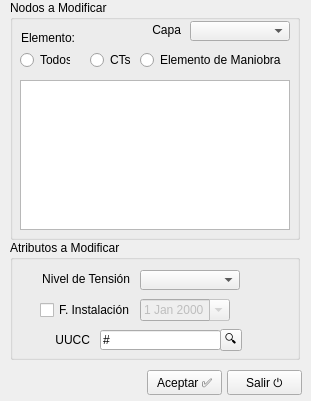
<?xml version="1.0" encoding="UTF-8"?>
<ui version="4.0">
 <class>Form</class>
 <widget class="QWidget" name="Form">
  <property name="windowModality">
   <enum>Qt::ApplicationModal</enum>
  </property>
  <property name="geometry">
   <rect>
    <x>0</x>
    <y>0</y>
    <width>311</width>
    <height>401</height>
   </rect>
  </property>
  <property name="windowTitle">
   <string>Actualizar Datos</string>
  </property>
  <property name="inputMethodHints">
   <set>Qt::ImhNone</set>
  </property>
  <widget class="QPushButton" name="cmdAceptar">
   <property name="geometry">
    <rect>
     <x>147</x>
     <y>370</y>
     <width>75</width>
     <height>25</height>
    </rect>
   </property>
   <property name="text">
    <string>Aceptar ✅</string>
   </property>
   <property name="shortcut">
    <string>Return</string>
   </property>
  </widget>
  <widget class="QLabel" name="lblSubzona">
   <property name="geometry">
    <rect>
     <x>330</x>
     <y>342</y>
     <width>91</width>
     <height>20</height>
    </rect>
   </property>
   <property name="frameShape">
    <enum>QFrame::NoFrame</enum>
   </property>
   <property name="text">
    <string/>
   </property>
   <property name="alignment">
    <set>Qt::AlignLeading|Qt::AlignLeft|Qt::AlignVCenter</set>
   </property>
  </widget>
  <widget class="QPushButton" name="cmdSalir">
   <property name="geometry">
    <rect>
     <x>227</x>
     <y>370</y>
     <width>75</width>
     <height>25</height>
    </rect>
   </property>
   <property name="text">
    <string>Salir ⏻</string>
   </property>
   <property name="shortcut">
    <string>Esc</string>
   </property>
  </widget>
  <widget class="QGroupBox" name="groupBox">
   <property name="geometry">
    <rect>
     <x>10</x>
     <y>0</y>
     <width>290</width>
     <height>240</height>
    </rect>
   </property>
   <property name="title">
    <string>Nodos a Modificar</string>
   </property>
   <widget class="QComboBox" name="cmbCapa">
    <property name="geometry">
     <rect>
      <x>180</x>
      <y>21</y>
      <width>100</width>
      <height>20</height>
     </rect>
    </property>
   </widget>
   <widget class="QLabel" name="label_5">
    <property name="geometry">
     <rect>
      <x>140</x>
      <y>20</y>
      <width>31</width>
      <height>20</height>
     </rect>
    </property>
    <property name="text">
     <string>Capa</string>
    </property>
    <property name="alignment">
     <set>Qt::AlignRight|Qt::AlignTrailing|Qt::AlignVCenter</set>
    </property>
   </widget>
   <widget class="QLabel" name="label_6">
    <property name="geometry">
     <rect>
      <x>5</x>
      <y>30</y>
      <width>60</width>
      <height>16</height>
     </rect>
    </property>
    <property name="text">
     <string>Elemento:</string>
    </property>
    <property name="alignment">
     <set>Qt::AlignRight|Qt::AlignTrailing|Qt::AlignVCenter</set>
    </property>
   </widget>
   <widget class="QListWidget" name="liwElementos">
    <property name="geometry">
     <rect>
      <x>10</x>
      <y>80</y>
      <width>270</width>
      <height>150</height>
     </rect>
    </property>
   </widget>
   <widget class="QRadioButton" name="rbtCt">
    <property name="geometry">
     <rect>
      <x>80</x>
      <y>50</y>
      <width>40</width>
      <height>20</height>
     </rect>
    </property>
    <property name="text">
     <string>CTs</string>
    </property>
   </widget>
   <widget class="QRadioButton" name="rbtSeccionador">
    <property name="geometry">
     <rect>
      <x>130</x>
      <y>50</y>
      <width>150</width>
      <height>20</height>
     </rect>
    </property>
    <property name="text">
     <string>Elemento de Maniobra</string>
    </property>
   </widget>
   <widget class="QRadioButton" name="rbtTodos">
    <property name="geometry">
     <rect>
      <x>10</x>
      <y>50</y>
      <width>50</width>
      <height>20</height>
     </rect>
    </property>
    <property name="text">
     <string>Todos</string>
    </property>
   </widget>
  </widget>
  <widget class="QGroupBox" name="groupBox_2">
   <property name="geometry">
    <rect>
     <x>10</x>
     <y>240</y>
     <width>290</width>
     <height>120</height>
    </rect>
   </property>
   <property name="title">
    <string>Atributos a Modificar</string>
   </property>
   <widget class="QDateEdit" name="datInstalacion">
    <property name="enabled">
     <bool>false</bool>
    </property>
    <property name="geometry">
     <rect>
      <x>130</x>
      <y>59</y>
      <width>90</width>
      <height>22</height>
     </rect>
    </property>
    <property name="calendarPopup">
     <bool>true</bool>
    </property>
   </widget>
   <widget class="QCheckBox" name="chkInstalacion">
    <property name="geometry">
     <rect>
      <x>30</x>
      <y>60</y>
      <width>90</width>
      <height>20</height>
     </rect>
    </property>
    <property name="text">
     <string>F. Instalación</string>
    </property>
    <property name="tristate">
     <bool>false</bool>
    </property>
   </widget>
   <widget class="QLabel" name="label_15">
    <property name="geometry">
     <rect>
      <x>33</x>
      <y>93</y>
      <width>47</width>
      <height>13</height>
     </rect>
    </property>
    <property name="text">
     <string>UUCC</string>
    </property>
    <property name="alignment">
     <set>Qt::AlignRight|Qt::AlignTrailing|Qt::AlignVCenter</set>
    </property>
   </widget>
   <widget class="QLineEdit" name="txtUUCC">
    <property name="geometry">
     <rect>
      <x>90</x>
      <y>90</y>
      <width>121</width>
      <height>20</height>
     </rect>
    </property>
    <property name="text">
     <string>#</string>
    </property>
   </widget>
   <widget class="QToolButton" name="cmdUUCC">
    <property name="geometry">
     <rect>
      <x>210</x>
      <y>89</y>
      <width>22</width>
      <height>22</height>
     </rect>
    </property>
    <property name="text">
     <string>🔍</string>
    </property>
   </widget>
   <widget class="QLabel" name="label_7">
    <property name="geometry">
     <rect>
      <x>30</x>
      <y>29</y>
      <width>90</width>
      <height>20</height>
     </rect>
    </property>
    <property name="text">
     <string>Nivel de Tensión</string>
    </property>
    <property name="alignment">
     <set>Qt::AlignRight|Qt::AlignTrailing|Qt::AlignVCenter</set>
    </property>
   </widget>
   <widget class="QComboBox" name="cmbNivelTension">
    <property name="geometry">
     <rect>
      <x>130</x>
      <y>30</y>
      <width>100</width>
      <height>20</height>
     </rect>
    </property>
   </widget>
  </widget>
 </widget>
 <resources/>
 <connections/>
</ui>
